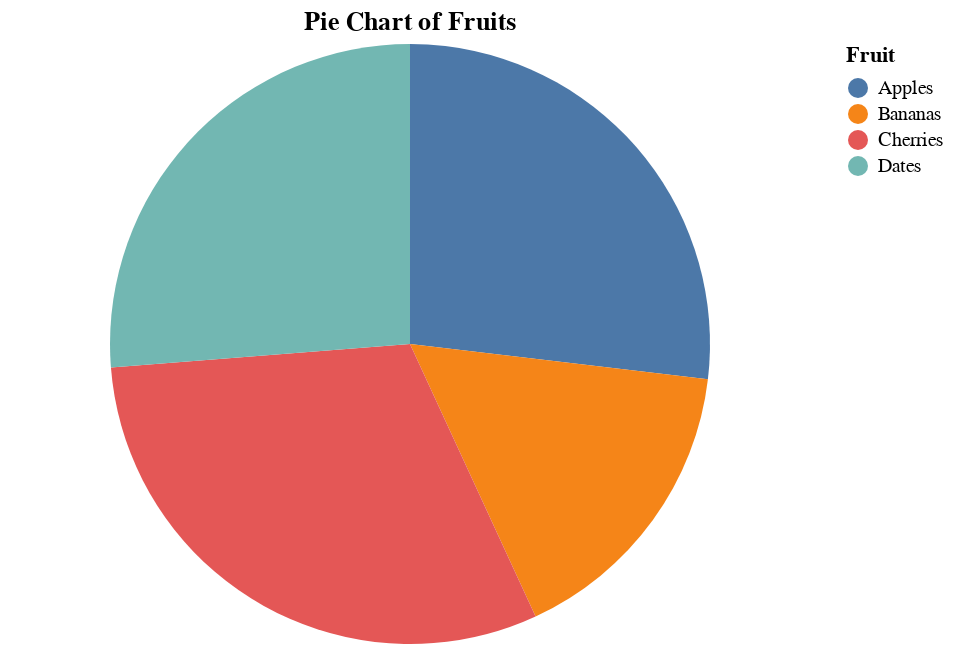

The cell this chart's notebook holds for it:
### Markdown cell above
## 7. Pie Charts

### Code cell
# Creating a pie chart
data = pd.DataFrame({
    'Fruit': ['Apples', 'Bananas', 'Cherries', 'Dates'],
    'Count': [215, 130, 245, 210]
})

pie_chart = alt.Chart(data).mark_arc().encode(
    theta=alt.Theta(field='Count', type='quantitative'),
    color=alt.Color(field='Fruit', type='nominal')
).properties(
    title='Pie Chart of Fruits'
)

pie_chart

### Figure 1 — Vega-Lite specification as saved in the notebook (floating-point values rounded to 4 significant figures)
{"config": {"view": {"continuousWidth": 400, "continuousHeight": 300}}, "data": {"name": "data-64ce218bd0d3cc091b4c91f8ab1abf17"}, "mark": "arc", "encoding": {"color": {"field": "Fruit", "type": "nominal"}, "theta": {"field": "Count", "type": "quantitative"}}, "title": "Pie Chart of Fruits", "$schema": "https://vega.github.io/schema/vega-lite/v4.17.0.json", "datasets": {"data-64ce218bd0d3cc091b4c91f8ab1abf17": [{"Fruit": "Apples", "Count": 215}, {"Fruit": "Bananas", "Count": 130}, {"Fruit": "Cherries", "Count": 245}, {"Fruit": "Dates", "Count": 210}]}}
